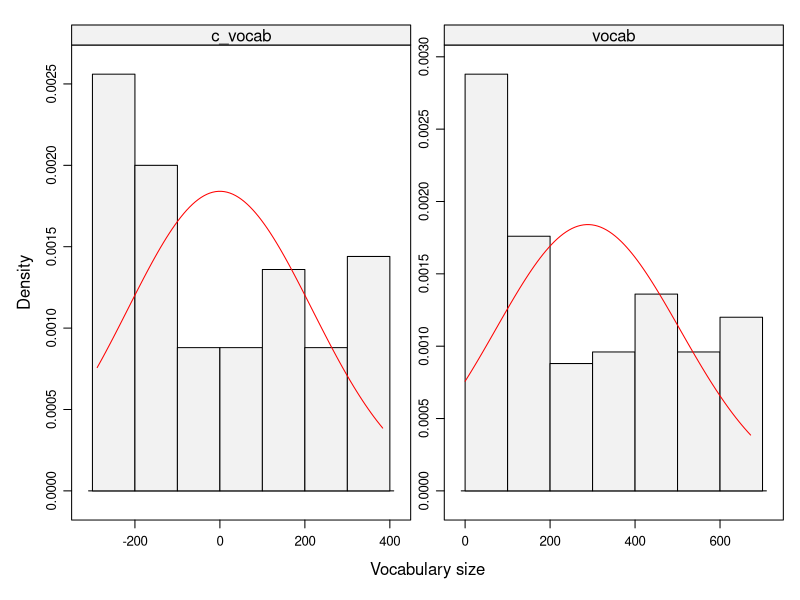
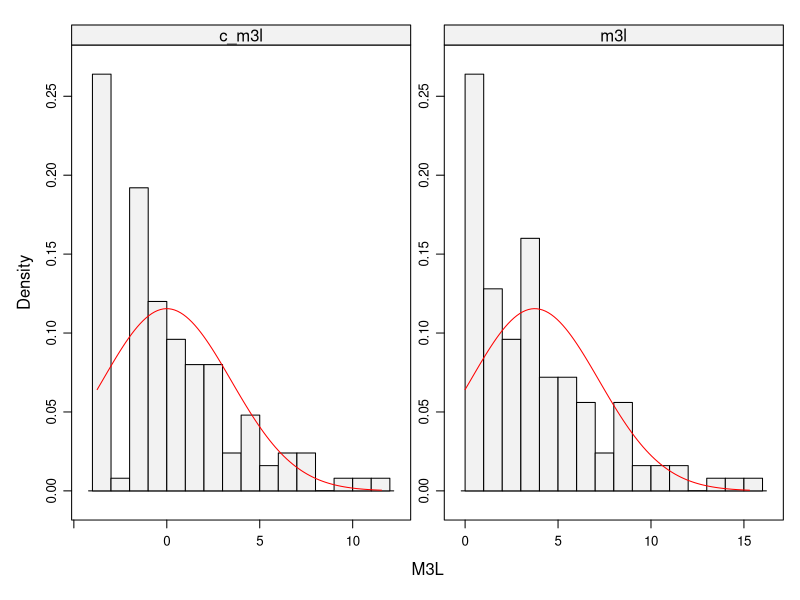
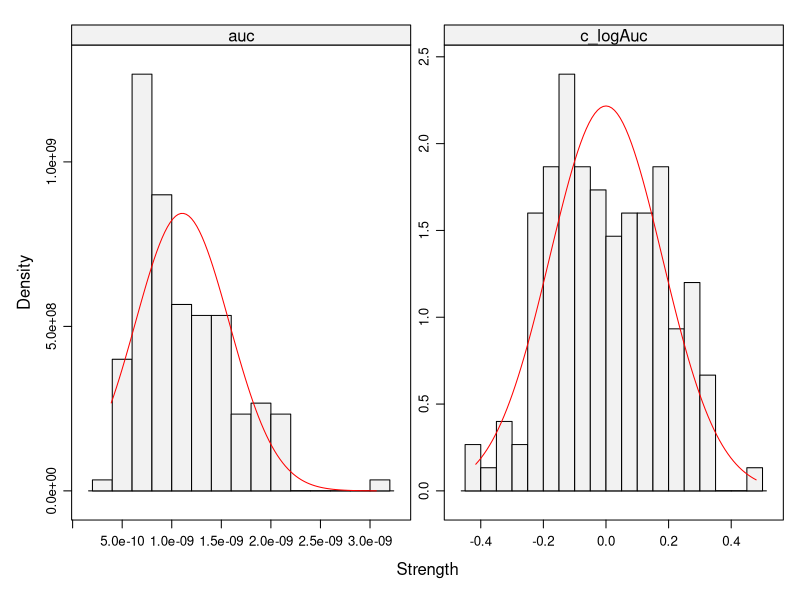
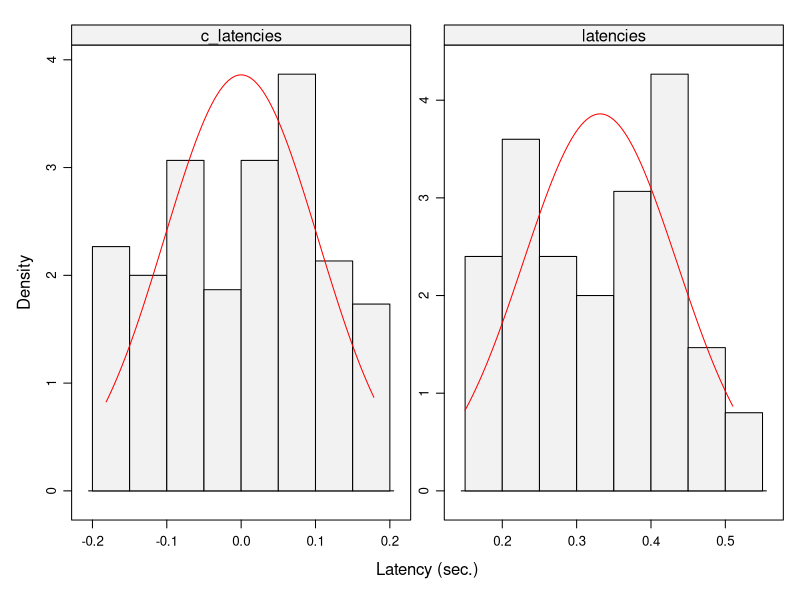
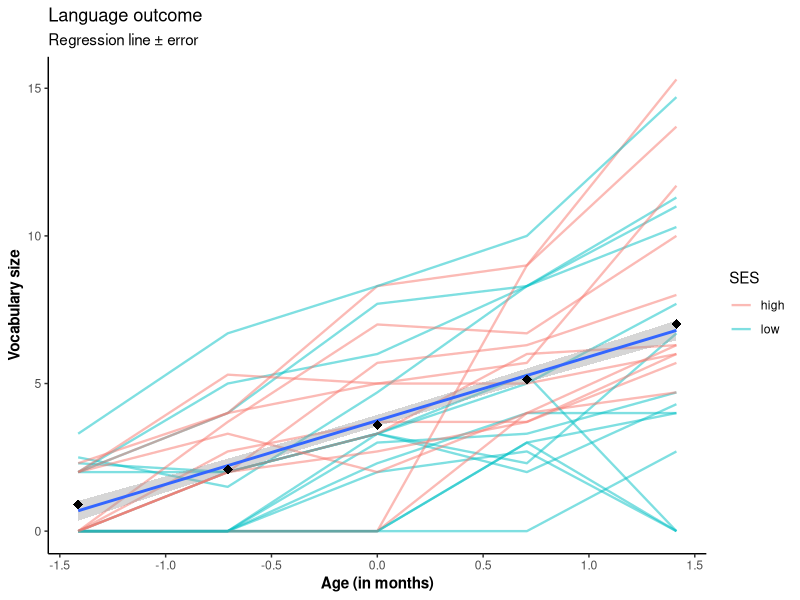
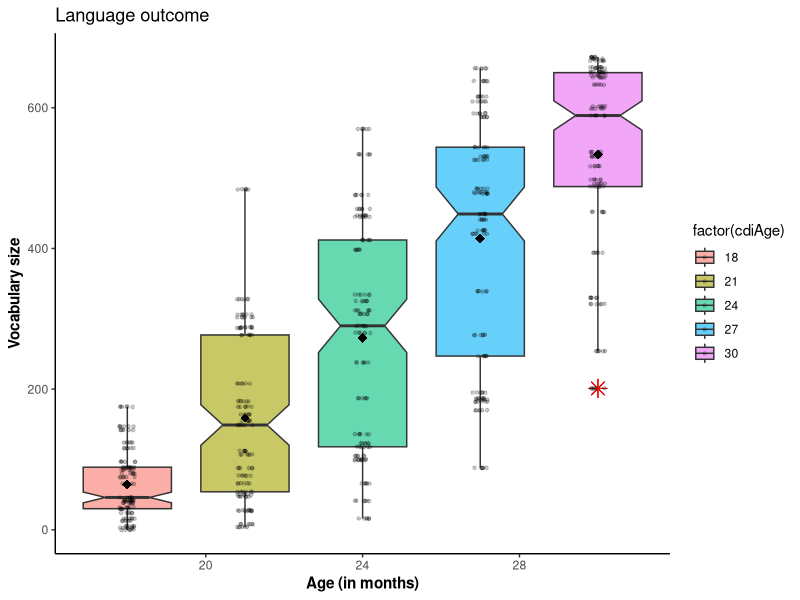
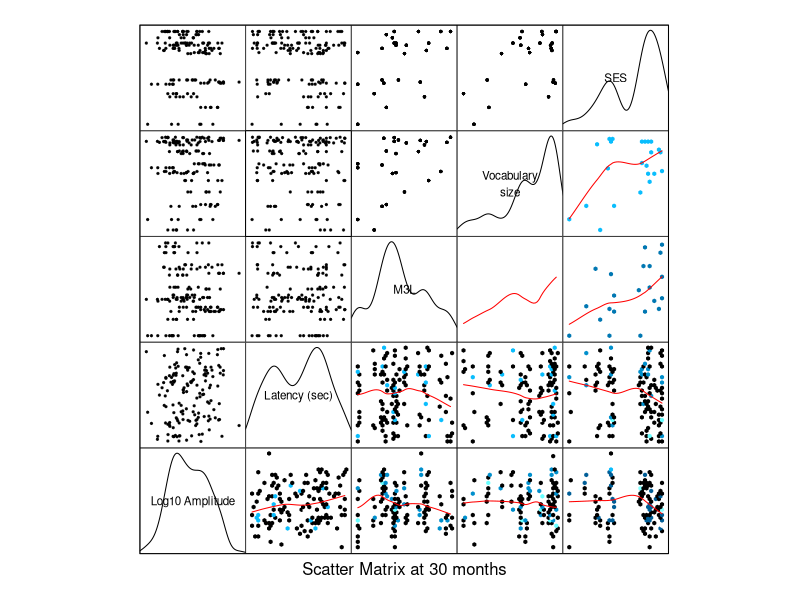

These figures' R source, in order:
# This is code to carry out EDA of infant mismatch negativity paradigm. 
# author = Kambiz Tavabi
# copyright = Copyright 2018, Seattle, Washington
# license = MIT
# version = 0.1.0
# maintainer = Kambiz Tavabi
# email = ktavabi@uw.edu
# status = Development

library(tidyverse)
##############
# Read in data
dfs <- merge(read_csv("Ds-mmn-2mos_meg_df.csv"),
             read_csv("Ds-mmn-2mos_cdi_df.csv"),
             by = "subjId") %>% 
    select(c(subjId, stimulus, hemisphere, oddballCond, gender.x, age.x,
             headSize.x, birthWeight.x, hemisphere, auc, latencies, cdiAge, 
             m3l, vocab, ses.y, sesGroup.y, maternalHscore.y))

#########
# Wrangle
# factorize columns 
# (https://gist.github.com/ramhiser/93fe37be439c480dc26c4bed8aab03dd)
dfs <- dfs %>%
    mutate(hemisphere = as.character(hemisphere),
           char_column = sample(letters[1:5], nrow(dfs), replace = TRUE))
sum(sapply(dfs, is.character))
dfs <- dfs %>%
    mutate_if(sapply(dfs, is.character), as.factor)
sapply(dfs, class)
# TODO Gaussian with log transform of M3l & VOCAB or Gamma (glmer:family=Gamma(link=log))
# center scale vars
dfs <- mutate(dfs, c_ses = scale(ses.y, scale = F))  
dfs <- mutate(dfs, c_maths = scale(maternalHscore.y, scale = F))
dfs <- mutate(dfs, c_logAuc = scale(log10(auc), scale = F))
dfs <- mutate(dfs, c_latencies = scale(latencies, scale = F))
dfs <- mutate(dfs, c_vocab = scale(vocab, scale = F))  
dfs <- mutate(dfs, c_m3l = scale(m3l, scale = F))  
dfs <- mutate(dfs, c_cdiAge = scale(cdiAge, center = 24))  # center CDI at 12

str(dfs) # structure of the data

# N-participants per condition:
dfs %>% group_by(subjId, oddballCond) %>%
    summarise(n = n_distinct(subjId)) %>%
    ungroup() %>%
    group_by(oddballCond) %>%
    summarise(n = n())

# Are all participants in three stimulus conditions?
dfs %>% group_by(subjId) %>%
    summarise(task = n_distinct(stimulus)) %>%
    as.data.frame() %>% 
    {.$task == 3} %>%
    all()

#####
library(lattice) # for plots
library(latticeExtra) # for combining lattice plots, etc.
lattice.options(default.theme = standard.theme(color = FALSE)) # black and white
lattice.options(default.args = list(as.table = TRUE)) # better ordering
# Change some of the default lattice settings
my.settings <- canonical.theme(color = FALSE)
my.settings[['strip.background']]$col <- "black"
my.settings[['strip.border']]$col<- "black"

###############
# Density plots
dfs.long <-gather(dfs, "type", "response", vocab, c_vocab)
histogram(~response|type, dfs.long, breaks = "Scott", type = "density",
          scale = list(x = list(relation = "free"), y = list(relation = "free")),
          xlab = "Vocabulary size",
          panel = function(x, ...) {
              panel.histogram(x, ...)
              xn <- seq(min(x), max(x), length.out = 100)
              yn <- dnorm(xn, mean(x), sd(x))
              panel.lines(xn, yn, col = "red")
          })

dfs.long <- gather(dfs, "type", "response", m3l, c_m3l)
histogram(~response|type, dfs.long, breaks = "Scott", type = "density",
          scale = list(x = list(relation = "free"), y = list(relation = "free")),
          xlab = "M3L",
          panel = function(x, ...) {
              panel.histogram(x, ...)
              xn <- seq(min(x), max(x), length.out = 100)
              yn <- dnorm(xn, mean(x), sd(x))
              panel.lines(xn, yn, col = "red")
          })

dfs.long <- gather(dfs, "type", "response", auc, c_logAuc)
histogram(~response|type, dfs.long, breaks = "Scott", type = "density",
          scale = list(x = list(relation = "free"), y = list(relation = "free")),
          xlab = "Strength",
          panel = function(x, ...) {
              panel.histogram(x, ...)
              xn <- seq(min(x), max(x), length.out = 100)
              yn <- dnorm(xn, mean(x), sd(x))
              panel.lines(xn, yn, col = "red")
          })

dfs.long <- gather(dfs, "type", "response", latencies, c_latencies)
histogram(~response|type, dfs.long, type = "density", breaks = "Scott",
          xlab = "Latency (sec.)",
          scale = list(x = list(relation = "free"), y = list(relation = "free")),
          panel = function(x, ...) {
              panel.histogram(x, ...)
              xn <- seq(min(x), max(x), length.out = 100)
              yn <- dnorm(xn, mean(x), sd(x))
              panel.lines(xn, yn, col = "red")
          })
################
# spaghetti plot
library(ggthemes)
sp <- ggplot(data = dfs, aes(x = c_cdiAge, y = m3l, group = subjId, color = sesGroup.y))
sp + geom_line(size = .8, alpha = .5) +
    stat_smooth(aes(group = 1), method = "lm", se = TRUE, 
                size = 1, show.legend = FALSE) +
    stat_summary(aes(group = 1), geom = "point", fun.y = mean, shape = 18, 
                 size = 3, show.legend = FALSE) +
    labs(title = "Language outcome", 
         subtitle = "Regression line ± error",
         x = "Age (in months)",
         y = "Vocabulary size",
         color = "SES") +
    theme_classic() + 
    scale_fill_manual(values = c("#0EF1F1", "#EC7D7B")) +
    theme(axis.title.y = element_text(face = "bold", angle=90),
          axis.title.x = element_text(face = "bold"))


###########
# Box plots
bx <- ggplot(dfs, aes(x = cdiAge, y = vocab, fill = factor(cdiAge))) 
bx +  geom_boxplot(notch = TRUE, outlier.colour = "#E60704", outlier.shape = 8,
                   outlier.size = 4, alpha = .6) + 
    stat_summary(geom = "point", fun.y = mean, shape = 18, 
                 size = 3, show.legend = FALSE) +
    geom_jitter(shape = 20, alpha = .2, position = position_jitter(0.2)) +
    labs(title = "Language outcome", 
         x = "Age (in months)",
         y = "Vocabulary size",
         color = "SES") +
    theme_classic() + 
    theme(axis.title.y = element_text(face = "bold", angle = 90),
          axis.title.x = element_text(face = "bold"))


#####
# TODO compute pairwise correlation coeffs between CDI measures at different ages.
library("hexbin")
########
# SPLOM
dfs.s <- dfs %>% filter(cdiAge == 30) %>%
    select('c_logAuc', 'latencies', 'm3l', 'vocab', 'c_ses')
# https://procomun.wordpress.com/2011/03/18/splomr/
splom(dfs.s,
      #panel=panel.hexbinplot,
      pch = 8, cex = .2,
      varnames = c("Log10 Amplitude", "Latency (sec)", "M3L",
                   "Vocabulary\nsize", "SES"),
      colramp=BTC,
      diag.panel = function(x, ...){
          yrng <- current.panel.limits()$ylim
          d <- density(x, na.rm=TRUE)
          d$y <- with(d, yrng[1] + 0.95 * diff(yrng) * y / max(y) )
          panel.lines(d)
          diag.panel.splom(x, ...)
      },
      lower.panel = function(x, y, ...){
          panel.hexbinplot(x, y, ...)
          panel.loess(x, y, ..., col = 'red')
      },
      pscale = 0, varname.cex=0.7,
      xlab = "Scatter Matrix at 30 months"
)
